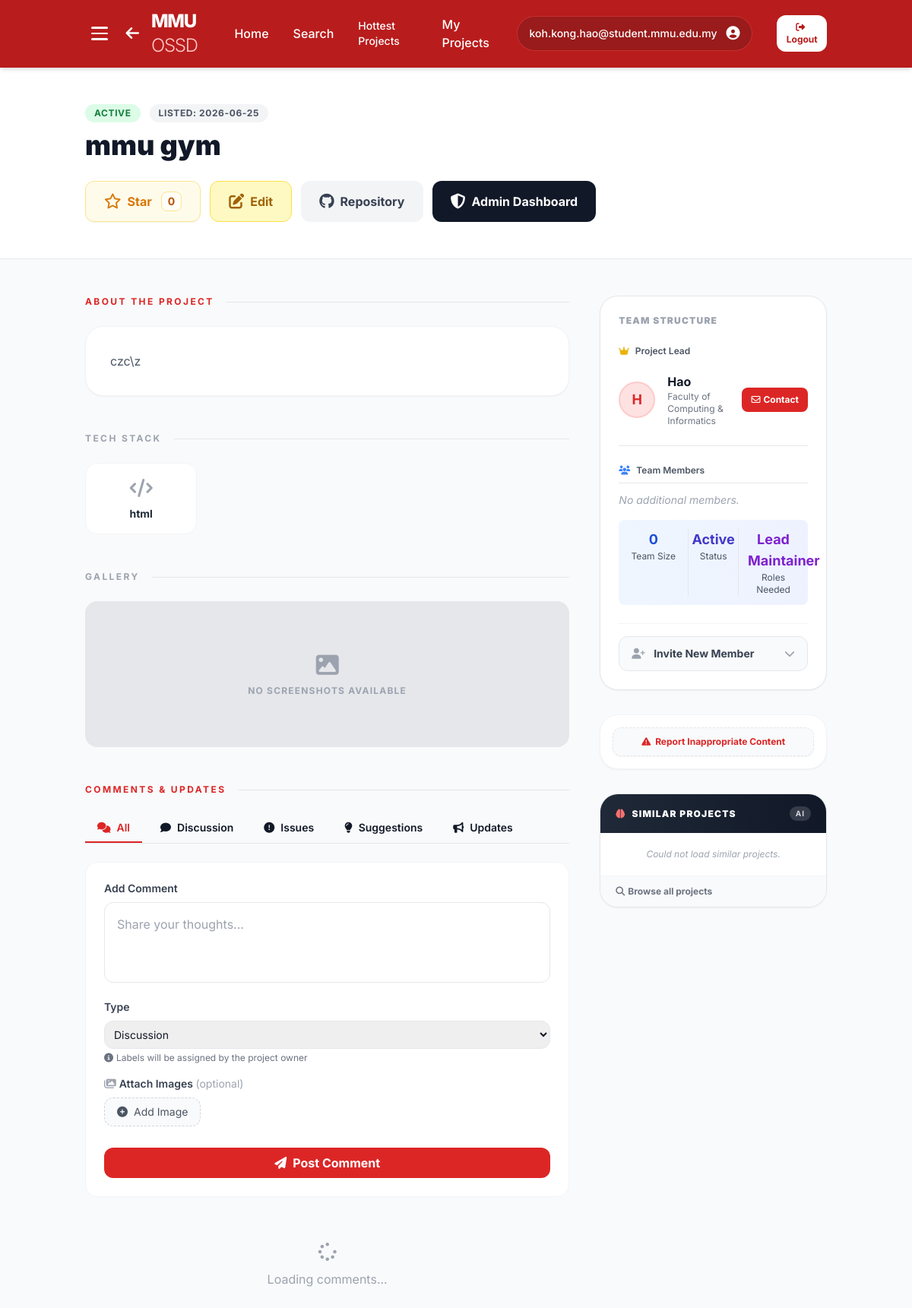
/project/2 (signed in), run on an earlier commit of the app's database.
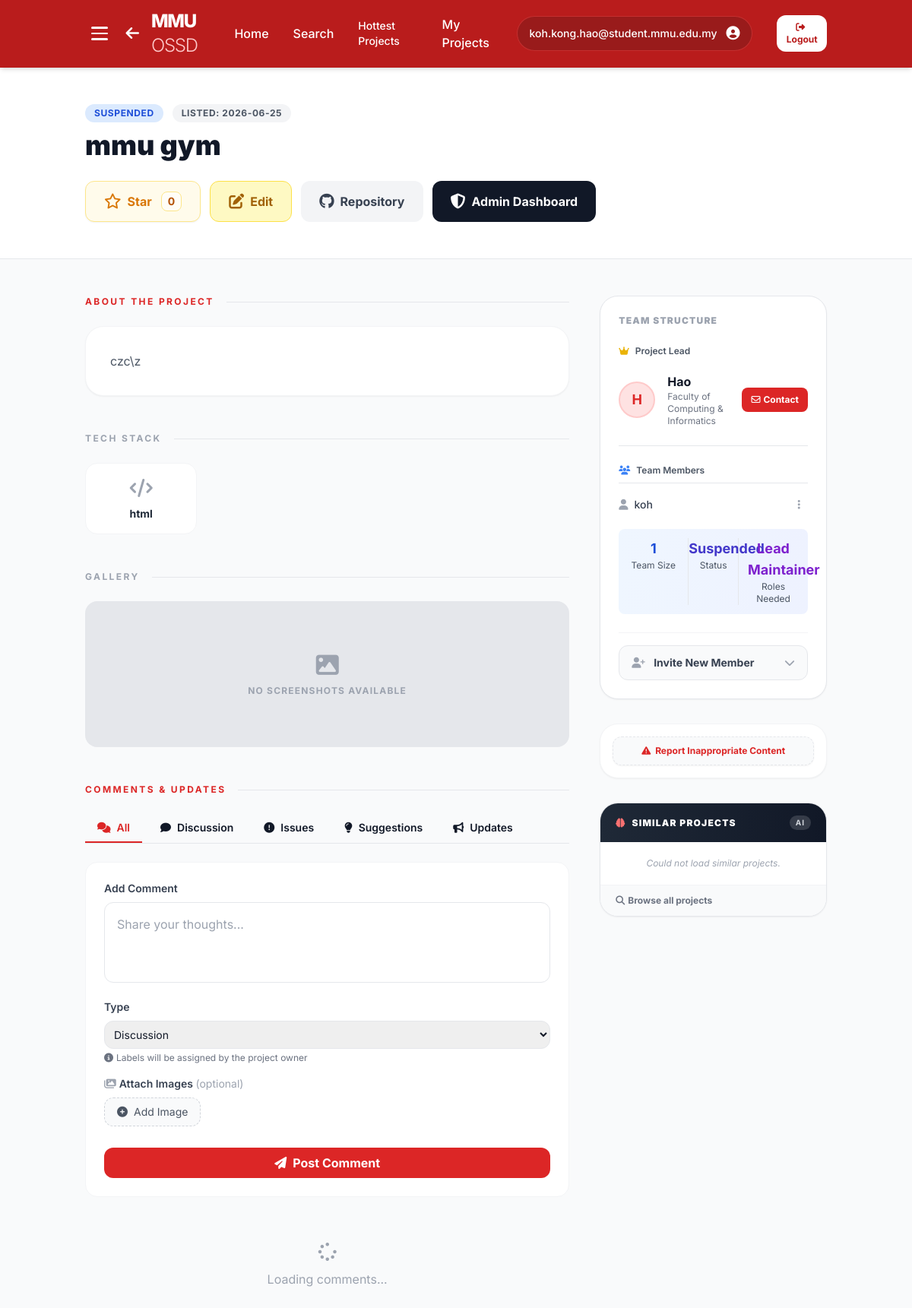
And on a later commit of the database.
### website/models.py (models this page shows)
class Project(db.Model):
    __tablename__ = 'projects'
    id = db.Column(db.Integer, primary_key=True, autoincrement=True)
    user_id = db.Column(db.Integer, db.ForeignKey('users.id', ondelete='CASCADE'), nullable=False)
    project_name = db.Column(db.String(255), nullable=False)
    description = db.Column(db.Text, default='')
    status = db.Column(db.String(50), nullable=False, default='Active')
    repo_url = db.Column(db.String(255), default='')
    languages = db.Column(db.String(255), default='')
    roles_needed = db.Column(db.String(255), default='')
    contributors = db.Column(db.String(50), default='1')
    created_at = db.Column(db.DateTime, nullable=False, default=datetime.now(MYT))
    views = db.Column(db.Integer, default=0)
    images = db.relationship('ProjectImage', backref='project', lazy=True, cascade='all, delete-orphan')
    suggestions = db.relationship('Suggestion', backref='project', lazy=True, cascade='all, delete-orphan')
    members = db.relationship('ProjectMember', backref='project', lazy='subquery', cascade='all, delete-orphan')
    stars = db.relationship('ProjectStar', backref='project', lazy=True, cascade='all, delete-orphan')

class ProjectMember(db.Model):
    __tablename__ = 'project_members'
    user_id = db.Column(db.Integer, db.ForeignKey('users.id', ondelete='CASCADE'), primary_key=True)
    project_id = db.Column(db.Integer, db.ForeignKey('projects.id', ondelete='CASCADE'), primary_key=True)
    role = db.Column(db.String(20), nullable=False, default='member')
    joined_at = db.Column(db.DateTime, default=datetime.now(MYT))
    user = db.relationship('User', backref=db.backref('project_memberships', lazy='dynamic', cascade='all, delete-orphan'))

class User(db.Model):
    __tablename__ = 'users'
    id = db.Column(db.Integer, primary_key=True, autoincrement=True)
    email = db.Column(db.String(255), unique=True, nullable=False)
    password_hash = db.Column(db.String(255))
    name = db.Column(db.String(255), nullable=False, default='MMU Student')
    is_admin = db.Column(db.Boolean, default=False, nullable=False)
    faculty = db.Column(db.String(255), nullable=False, default='Faculty of Computing & Informatics')
    bio = db.Column(db.Text, default='')
    avatar_path = db.Column(db.String(255), default='')
    interests = db.Column(db.Text, default='')  # Comma-separated project interests
    rank = db.Column(db.Integer, nullable=False, default=0)
    karma = db.Column(db.Integer, nullable=False, default=0)
    created_at = db.Column(db.DateTime, nullable=False, default=datetime.now(MYT))
    is_verified = db.Column(db.Boolean, default=False)
    is_admin = db.Column(db.Boolean, default=False)  # Admin privilege for content moderation
    otp = db.Column(db.String(6), nullable=True)
    last_seen = db.Column(db.DateTime, nullable=True)
    skills = db.relationship('Skill', backref='user', lazy=True, cascade='all, delete-orphan')
    badges = db.relationship('Badge', backref='user', lazy=True, cascade='all, delete-orphan')
    comments = db.relationship('Comment', backref='user', lazy=True, cascade='all, delete-orphan')
    projects = db.relationship('Project', backref='user', lazy=True, cascade='all, delete-orphan')
    suggestions = db.relationship('Suggestion', backref='user', lazy=True, cascade='all, delete-orphan')
    questions = db.relationship('Question', backref='author', lazy=True, cascade='all, delete-orphan')
    question_likes = db.relationship('QuestionLike', backref='user', lazy=True, cascade='all, delete-orphan')
    question_favorites = db.relationship('QuestionFavorite', backref='user', lazy=True, cascade='all, delete-orphan')
    question_comments = db.relationship('QuestionComment', backref='user', lazy=True, cascade='all, delete-orphan')
    starred_projects = db.relationship('ProjectStar', backref='user', lazy=True, cascade='all, delete-orphan')
    settings = db.relationship('UserSettings', backref='user', uselist=False, cascade='all, delete-orphan')

### website/views.py (the view, shortened to what this page needs)
@views.route('/project/<int:project_id>')
def project_page(project_id):
    project = Project.query.get_or_404(project_id)
    current_user = get_current_user()
    if project.status == 'Suspended':
        if current_user and getattr(current_user, 'is_admin', False):
            pass  # Admin sees the project as normal
        else:
            from flask import abort
            abort(404)
    viewed_projects = session.get('viewed_projects', {})
    now = datetime.now(timezone.utc)
    COOLDOWN_HOURS = 24
    should_increment = True
    project_id_str = str(project_id)
    if should_increment:
        if project.views is None:
            project.views = 0
        project.views += 1
        view_log = ProjectViewLog(
            project_id=project.id,
            user_id=current_user.id if current_user else None
        )
        db.session.add(view_log)
        viewed_projects[project_id_str] = now.isoformat()
        session['viewed_projects'] = viewed_projects
        session.modified = True
        db.session.commit()
    current_user_role = None
    is_invited = False
    invitation_id = None
    if current_user:
        if project.user_id == current_user.id:
            current_user_role = 'owner'
    total_stars = ProjectStar.query.filter_by(project_id=project.id).count()
    user_has_starred = False
    if current_user:
        star_record = ProjectStar.query.filter_by(user_id=current_user.id, project_id=project.id).first()
        if star_record:
            user_has_starred = True
    return render_template(
        "Project_Page.html",
        project=project,
        current_user=current_user,
        current_user_role=current_user_role,
        is_invited=is_invited,
        invitation_id=invitation_id,
        total_stars=total_stars,
        user_has_starred=user_has_starred
    )

### website/views.py (called while the page is built)
def get_current_user():
    email = session.get('user_email', 'student@mmu.edu.my')
    user = User.query.filter_by(email=email).first()
    return user

### website/templates/Project_Page.html (shortened to what the changed rows need)
<!DOCTYPE html>
<html lang="en">
<head>
    <script src="https://cdn.tailwindcss.com"></script>
    <link href="https://cdnjs.cloudflare.com/ajax/libs/font-awesome/6.6.0/css/all.min.css" rel="stylesheet">
</head>
<body class="bg-gray-50 text-gray-900">
<nav class="bg-red-700 text-white shadow-md sticky top-0 z-50">
    <div class="container mx-auto px-6 py-3 flex items-center justify-between">
        <div class="flex items-center gap-4">
            <a href="{{ url_for('views.home') }}" class="hover:opacity-80 transition flex items-center gap-4">
                <h1 class="text-2xl font-extrabold tracking-tighter">
                    MMU <span class="font-light text-red-200">OSSD</span>
                </h1>
            </a>
        </div>
    </div>
</nav>
<header class="bg-white border-b py-12">
    <div class="container mx-auto px-6">
        <div>
            <div class="flex items-center gap-3 mb-2">
                <span class="text-xs font-bold px-3 py-1 rounded-full tracking-wider uppercase
                    {% if project.status == 'Active' %}
                        bg-green-100 text-green-700
                    {% elif project.status == 'Seeking Maintainer' %}
                        bg-yellow-100 text-yellow-700
                    {% elif project.status == 'Finished' %}
                        bg-gray-100 text-gray-600
                    {% else %}
                        bg-blue-100 text-blue-700
                    {% endif %}
                ">
                    {{ project.status }}
                </span>
                <span class="text-xs font-bold bg-gray-100 text-gray-600 px-3 py-1 rounded-full tracking-wider uppercase">
                    Listed: {{ project.created_at.strftime('%Y-%m-%d') }}
                </span>
            </div>
            <h2 class="text-4xl font-black text-gray-900 leading-tight">{{ project.project_name }}</h2>
            <div class="flex gap-3 mt-6 flex-wrap">
                <button id="star-btn" onclick="toggleProjectStar()" class="bg-amber-50 text-amber-600 px-6 py-3 rounded-xl font-bold hover:bg-amber-100 transition flex items-center gap-2 border border-amber-200 shadow-sm">
                </button>
                {% if current_user_role in ['owner', 'admin'] %}
                    <a href="{{ url_for('views.edit_project', project_id=project.id) }}" class="bg-yellow-100 text-yellow-700 px-6 py-3 rounded-xl font-bold hover:bg-yellow-200 transition flex items-center gap-2 border border-yellow-300">
                    </a>
                {% endif %}
                <a href="{{ project.repo_url }}" target="_blank" class="bg-gray-100 text-gray-700 px-6 py-3 rounded-xl font-bold hover:bg-gray-200 transition flex items-center gap-2">
                </a>
                {% if current_user and current_user.is_admin %}
                <a href="{{ url_for('views.admin_dashboard_page') }}" class="bg-gray-900 text-white px-6 py-3 rounded-xl font-bold hover:bg-gray-700 transition flex items-center gap-2">
                </a>
                {% endif %}
            </div>
            </div>
        </div>
</header>
<main class="container mx-auto px-6 py-12">
    <div class="grid grid-cols-1 lg:grid-cols-3 gap-10">
        <div class="lg:col-span-2 space-y-12">
            <section>
                <div class="bg-white p-8 rounded-3xl border border-gray-100 shadow-sm text-gray-600 leading-relaxed">
                    <div id="content-project-details" class="block">
                        <p class="whitespace-pre-line">{{ project.description }}</p>
                    </div>
                </div>
            </section>
            <section>
                <div class="grid grid-cols-2 md:grid-cols-4 gap-4">
                    {% if project.languages %}
                        {% for lang in project.languages.split(',') %}
                        <div class="bg-white p-4 rounded-2xl border border-gray-100 text-center hover:border-red-300 transition flex flex-col items-center justify-center">
                            <i class="fas fa-code text-2xl text-gray-400 mb-2"></i>
                            <div class="font-bold text-sm text-gray-800">{{ lang.strip() }}</div>
                        </div>
                        {% endfor %}
                    {% else %}
                        <div class="text-gray-400 text-sm">No languages specified.</div>
                    {% endif %}
                </div>
            </section>
        </div>
        <div class="space-y-8">
            <div class="bg-white p-6 rounded-3xl border border-gray-200 shadow-sm">
                <div>
                    <div class="space-y-2" id="members-list">
                        {% for member in project.members %}
                        <div class="flex items-center gap-3 text-sm font-medium text-gray-700 relative group">
                            <div class="flex items-center gap-2 cursor-pointer hover:text-red-600 transition user-profile-link flex-1" data-user-id="{{ member.user.id }}">
                                <i class="fas fa-user text-gray-400"></i>
                                <span>{{ member.user.name }}</span>
                            </div>
                            <div class="ml-auto flex items-center gap-2">
                                {% if current_user_role in ['owner', 'admin'] %}
                                {% if current_user_role == 'owner' or (current_user_role == 'admin' and member.role != 'admin') %}
                                <div class="relative">
                                    <button onclick="toggleMemberMenu('{{ member.user.id }}')" class="text-gray-400 hover:text-gray-800 focus:outline-none p-1.5 rounded-lg hover:bg-gray-100 transition">
                                        <i class="fas fa-ellipsis-v px-1"></i>
                                    </button>
                                </div>
                                {% endif %}
                                {% endif %}
                            </div>
                        </div>
                        {% else %}
                        <div class="text-sm text-gray-400 italic">No additional members.</div>
                        {% endfor %}
                    </div>
                    <div class="grid grid-cols-3 gap-3 p-3 bg-gradient-to-r from-blue-50 to-indigo-50 rounded-lg mb-6 mt-4">
                        <div class="text-center">
                            <div class="text-lg font-bold text-blue-700">{{ project.members|length }}</div>
                            <div class="text-xs text-gray-600">Team Size</div>
                        </div>
                        <div class="text-center border-l border-r border-gray-200">
                            <div class="text-lg font-bold text-indigo-700">{{ project.status }}</div>
                            <div class="text-xs text-gray-600">Status</div>
                        </div>
                        <div class="text-center">
                            <div class="text-lg font-bold text-purple-700">{{ project.roles_needed if project.roles_needed else '—' }}</div>
                            <div class="text-xs text-gray-600">Roles Needed</div>
                        </div>
                    </div>
                </div>
            </div>
        </div>
    </div>
</main>
</body>
</html>

What changed in the data, as far as the page shows it:
changed Project "html": status "ACTIVE" → "SUSPENDED"; status "Active" → "Suspended"
added ProjectMember: user.name "koh"
Also different on the page:
{{ project.members|length }}: "0" → "1"
text no longer shown: "No additional members."
